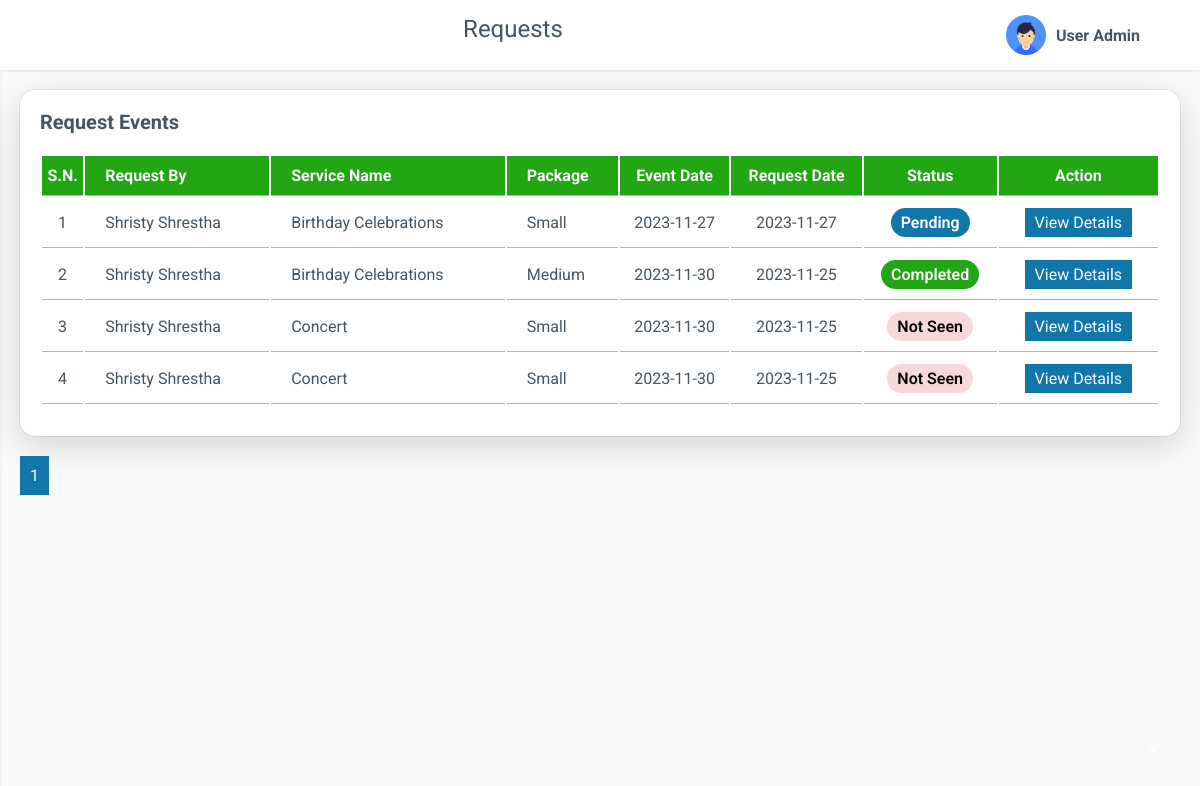
Before: /admin/request.php (signed in) with the older database file.
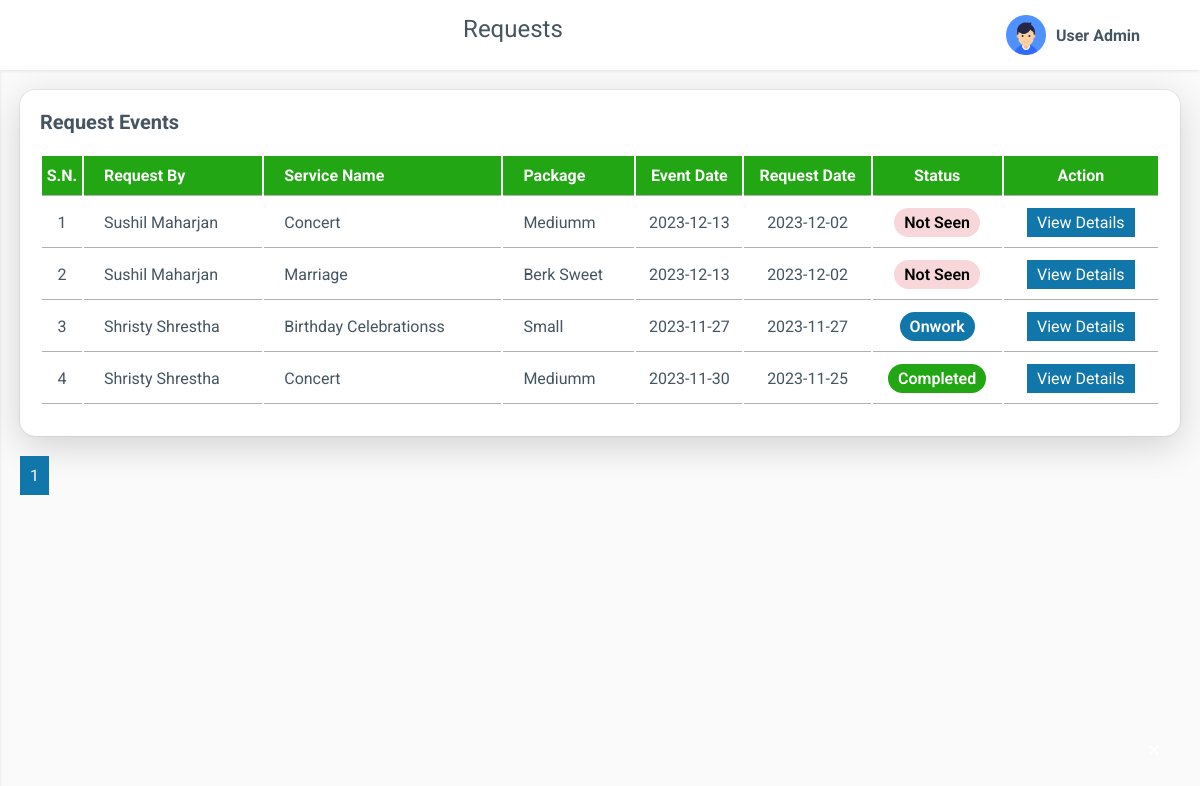
After: the same page with the newer database file.
### tables this page shows
CREATE TABLE `tbl_reservation` (
  `res_id` int(11) NOT NULL,
  `userId` int(11) NOT NULL,
  `packageId` int(11) NOT NULL,
  `reserveDate` date NOT NULL,
  `reserveTime` time NOT NULL,
  `status` varchar(255) NOT NULL,
  `totalcost` int(11) NOT NULL,
  `advanceamt` int(11) NOT NULL,
  `numDays` int(11) NOT NULL,
  `event_date` date NOT NULL,
  `amtstatus` varchar(255) NOT NULL,
  `eventDestination` varchar(255) NOT NULL
);

CREATE TABLE `tbl_users` (
  `id` int(11) NOT NULL,
  `name` varchar(255) NOT NULL,
  `email` varchar(255) NOT NULL,
  `username` varchar(255) NOT NULL,
  `dob` date NOT NULL,
  `phone` bigint(20) NOT NULL,
  `gender` enum('male','female','other','') NOT NULL,
  `fatherName` varchar(255) NOT NULL,
  `motherName` varchar(255) NOT NULL,
  `perAddress` varchar(255) NOT NULL,
  `tmpAddress` varchar(255) NOT NULL,
  `image` varchar(255) NOT NULL,
  `password` varchar(255) NOT NULL,
  `dateofjoin` date NOT NULL
);

CREATE TABLE `tbl_service` (
  `ser_id` int(11) NOT NULL,
  `ser_name` varchar(255) NOT NULL,
  `type` int(11) NOT NULL,
  `image` varchar(255) NOT NULL,
  `description` text NOT NULL
);

CREATE TABLE `tbl_packages` (
  `pkg_id` int(11) NOT NULL,
  `pkg_name` varchar(255) NOT NULL,
  `pkg_cost` float NOT NULL,
  `pkg_guest` int(11) NOT NULL,
  `pkg_description` text NOT NULL,
  `service_id` int(11) NOT NULL
);

### admin/request.php (the view, shortened to what the changed rows need)
<?php
require_once('header.php');
require_once('sidebar.php');
?>
<div class="main">
        <div class="main-header">
            <?php
            require_once('profile.php');
            ?>
        </div>
        <div class="main-content">
            <div class="row">
                <div class="col-12">
                    <div class="box">
                        <div class="box-body overflow-scroll">
                            <table>
                                <thead>
                                    <tr>
                                        <th class="center">S.N.</th>
                                        <th class="left">Request By</th>
                                        <th class="left">Service Name</th>
                                        <th class="left">Package</th>
                                        <th class="center">Event Date</th>
                                        <th class="center">Request Date</th>
                                        <th class="center">Status</th>
                                        <th class="center">Action</th>
                                    </tr>
                                    <?php
                                    $recordsPerPage = 10;
                                    if (isset($_GET['page']) && is_numeric($_GET['page'])) {
                                        $currentPage = $_GET['page'];
                                    } else {
                                        $currentPage = 1;
                                    }
                                    $offset = ($currentPage - 1) * $recordsPerPage;
                                    $sqlCount = "SELECT COUNT(*) as total FROM tbl_reservation";
                                    $resultCount = mysqli_query($conn, $sqlCount);
                                    $totalRecords = mysqli_fetch_assoc($resultCount)['total'];
                                    $totalPages = ceil($totalRecords / $recordsPerPage);
                                ?>
                                <tbody>
                                    <?php
                                    $sql = "SELECT
                                    r.res_id,
                                    u.name AS user_name,
                                    s.ser_name AS service_name,
                                    p.pkg_name AS package_name,
                                    r.event_date,
                                    r.reserveDate,
                                    r.status
                                FROM
                                    tbl_reservation r
                                JOIN
                                    tbl_users u ON r.userId = u.id
                                JOIN
                                    tbl_packages p ON r.packageId = p.pkg_id
                                JOIN
                                    tbl_service s ON p.service_id = s.ser_id
                                ORDER BY
                                    r.reserveDate DESC
                                LIMIT
                                    $offset, $recordsPerPage;
                        ";
                        $result = $conn->query($sql);
                        $serialNumber = ($currentPage - 1) * $recordsPerPage + 1;
                        while ($row = $result->fetch_assoc()) {
                            ?>
                            <tr class="status-row">
                                <td class="center"><?php echo($serialNumber); ?></td>
                                <td class="left"><?php echo($row['user_name']); ?></td>
                                <td class="left"><?php echo($row['service_name']); ?></td>
                                <td class="left"><?php echo($row['package_name']); ?></td>
                                <td class="center"><?php echo($row['event_date']); ?></td>
                                <td class="center"><?php echo($row['reserveDate']); ?></td>
                                <td class="center"><span class="status"><?= empty($row['status']) ? 'Not Seen' : $row['status'] ?></span></td>
                                <td class="center">
                                    <a href="booking.php?criteria=<?= $row['res_id'] ?>" class="edit">View Details</a>
                                </td>
                            </tr>
                            <?php
                            $serialNumber++;
                        }
                                    ?>
                                </tbody>
                            </table>
                        </div>
                    </div>
                    <div class="pagination">
                        <?php for ($i = 1; $i <= $totalPages; $i++): ?>
                            <a href="?page=<?php echo $i; ?>"><?php echo $i; ?></a>
                        <?php endfor; ?>
                    </div>
                </div>
            </div>
        </div>
</div>
<?php
require_once('footer.php');
?>

Changed rows visible on the page:
removed tbl_reservation: userId.name "Shristy Shrestha", tbl_service.ser_name "Concert", packageId.pkg_name "Small", event_date "2023-11-30", reserveDate "2023-11-25", status "Not Seen"
removed tbl_reservation: userId.name "Shristy Shrestha", tbl_service.ser_name "Concert", packageId.pkg_name "Small", event_date "2023-11-30", reserveDate "2023-11-25", status "Not Seen"
added tbl_reservation: userId.name "Sushil Maharjan", tbl_service.ser_name "Concert", packageId.pkg_name "Mediumm", event_date "2023-12-13", reserveDate "2023-12-02", status "Not Seen"
added tbl_reservation: userId.name "Sushil Maharjan", tbl_service.ser_name "Marriage", packageId.pkg_name "Berk Sweet", event_date "2023-12-13", reserveDate "2023-12-02", status "Not Seen"
changed tbl_reservation "Small": tbl_service.ser_name "Birthday Celebrations" → "Birthday Celebrationss"; status "Pending" → "Onwork"
changed tbl_reservation "Completed": tbl_service.ser_name "Birthday Celebrations" → "Concert"; packageId.pkg_name "Medium" → "Mediumm"
